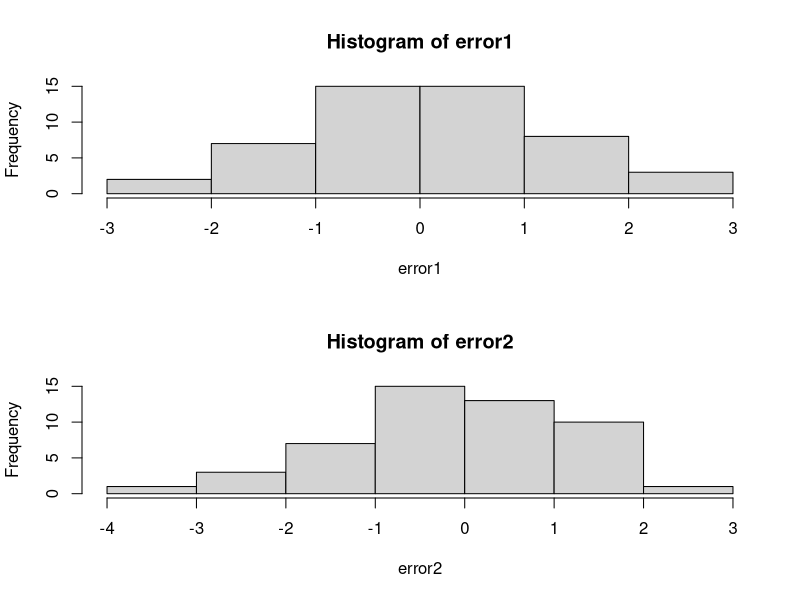

Generate this figure with R: (Note: this script raises an error after producing the figure.)
#1.Cree una variable x con 50 números aleatorios una distribución uniforme con parámetros
#mínimo=1 y máximo=10.  Además, cree  dos variables que les llamará error1 y error2 de la
#siguiente forma:

#a.error1=rt (50, df=3)  (O sea, números aleatorios de una distribución t de Student con v=3)
#b.error2=rnorm(50)  (O sea, números aleatorios de una distribución normal estándar)	 (2 ptos.).
  



x1=runif(n=50,min = 1,max=10)
error1=rt(n=50,df=3)
error2=rnorm(50)

library(lmtest)
library(car)
library(tseries)

#3.	Las variables anteriores equivalen a los residuos de los modelos de regresión.
#Pruebe la hipótesis nula de que error1 y error2 se distribuyen normalmente con media=0
#y desviación estándar=1, con:
#a.	Prueba de Shapiro
#b.	Prueba de Kolmogorov-Smirnov
#c.	Prueba de Jarque Bera
#d.	No escriba si se rechaza H0 o no en cada una, sino que en 5 líneas describa las diferencias generales entre las tres pruebas para las dos variables (4 ptos).  

shapiro.test(error1)
shapiro.test(error2)

jarque.bera.test(error1)
jarque.bera.test(error2)

ks.test(error1,"pnorm",mean=0,sd=1)
ks.test(error2,"pnorm",mean=0,sd=1)

par(mfrow=c(2,1))

hist(error1)
hist(error2)

########
#4.	Ahora estime dos variables y1 y y2 que sean iguales a:
#a.	y1=10+3*x+error1
#b.	y2=10+3*x+error2



y1=10+3*x1+error1 
y2=10+3*x1+error2

#5.	Estime dos modelos de regresión, y1 en función de x, y y2 en función de x.  
#Para cada uno de ellos, calcule el intervalo de confianza para la pendiente 
#(el coeficiente beta1) (5 ptos.)

tt=qt(0.975,50-2)

modt=lm(y1~x1)
modz=lm(y2~x1)

c(summary(modt)$coef[2,1]-tt*summary(modt)$coef[2,2],summary(modt)$coef[2,1]+tt*summary(modt)$coef[2,2])
c(summary(modz)$coef[2,1]-tt*summary(modz)$coef[2,2],summary(modz)$coef[2,1]+tt*summary(modz)$coef[2,2])

confint(modt)[2,]
confint(modz)[2,]


######

#6.	(Repasar de Métodos). Con bootstrap y 1000 réplicas, calcule intervalos de
#confianza no paramétricos (los percentiles) para beta1 del modelo 1 y para beta1
#del modelo 2 (5 ptos.)
#library(boot)

coefic=function(y,x,d){
  lm(y[d]~x[d])$coef[2]
}

coef.t=boot(y1,coefic,R=1000,x=x1)
coef.z=boot(y2,coefic,R=1000,x=x1)


boot.ci(coef.t,type="perc")
boot.ci(coef.z,type="perc")



#######
arreglo=rep(0,1000)
alm.pvalue=rep(NA,1000)

for (i in 1:1000){
  YY1=rnorm(5,0,1)
  YY2=rnorm(5,0,100)
  YY=c(YY1,YY2)
  XX=c(rep(0,5),rep(1,5))
  mod=lm(YY~XX)
  sum=summary(mod)
  sum$fstatistic
  pv=1-pf(q=sum$fstatistic[1],df1=sum$fstatistic[2],df2=sum$fstatistic[3])
  arreglo[i]=1*(pv<0.10)
  alm.pvalue[i]=pv
  
}

mean(arreglo)
hist(alm.pvalue)


